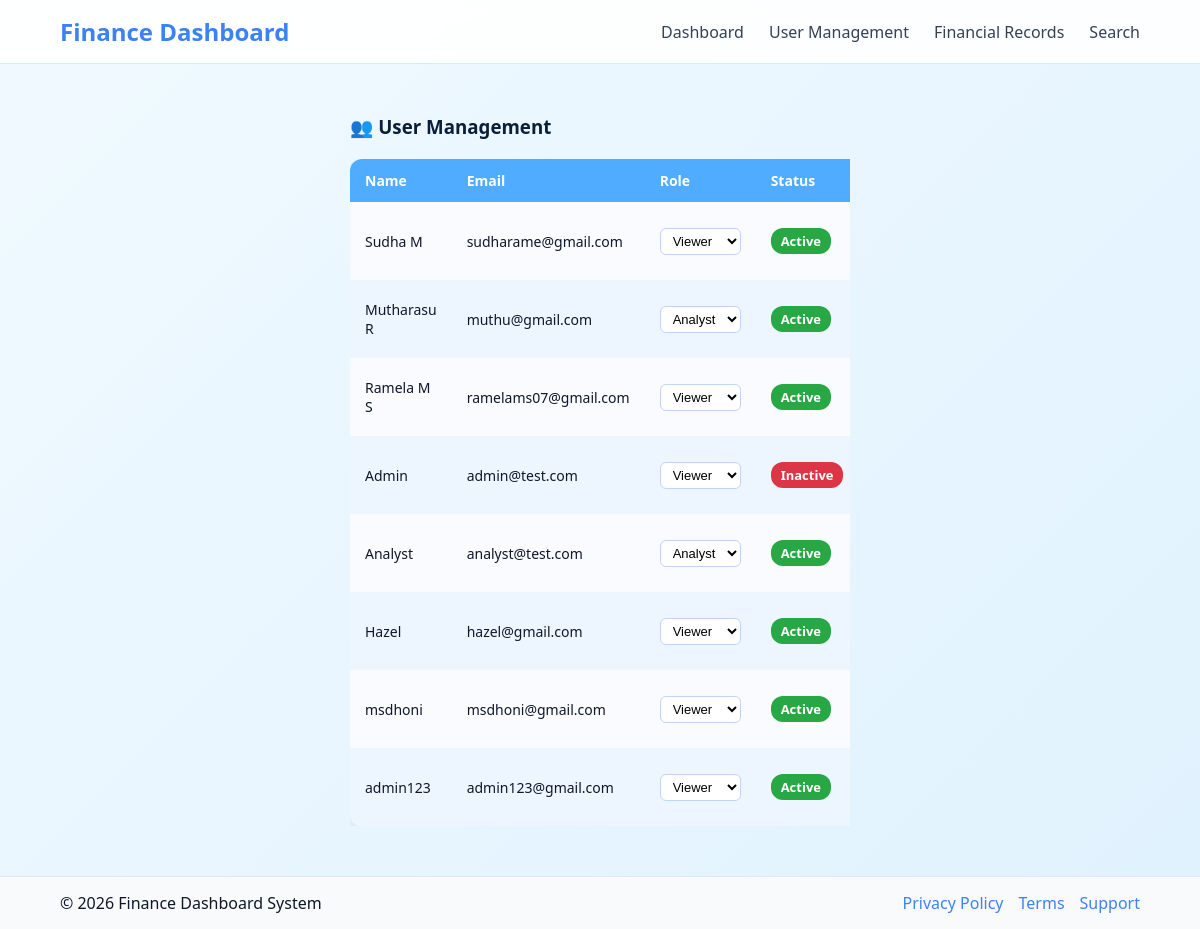
The page /admin/users (signed in) on the database as committed earlier.
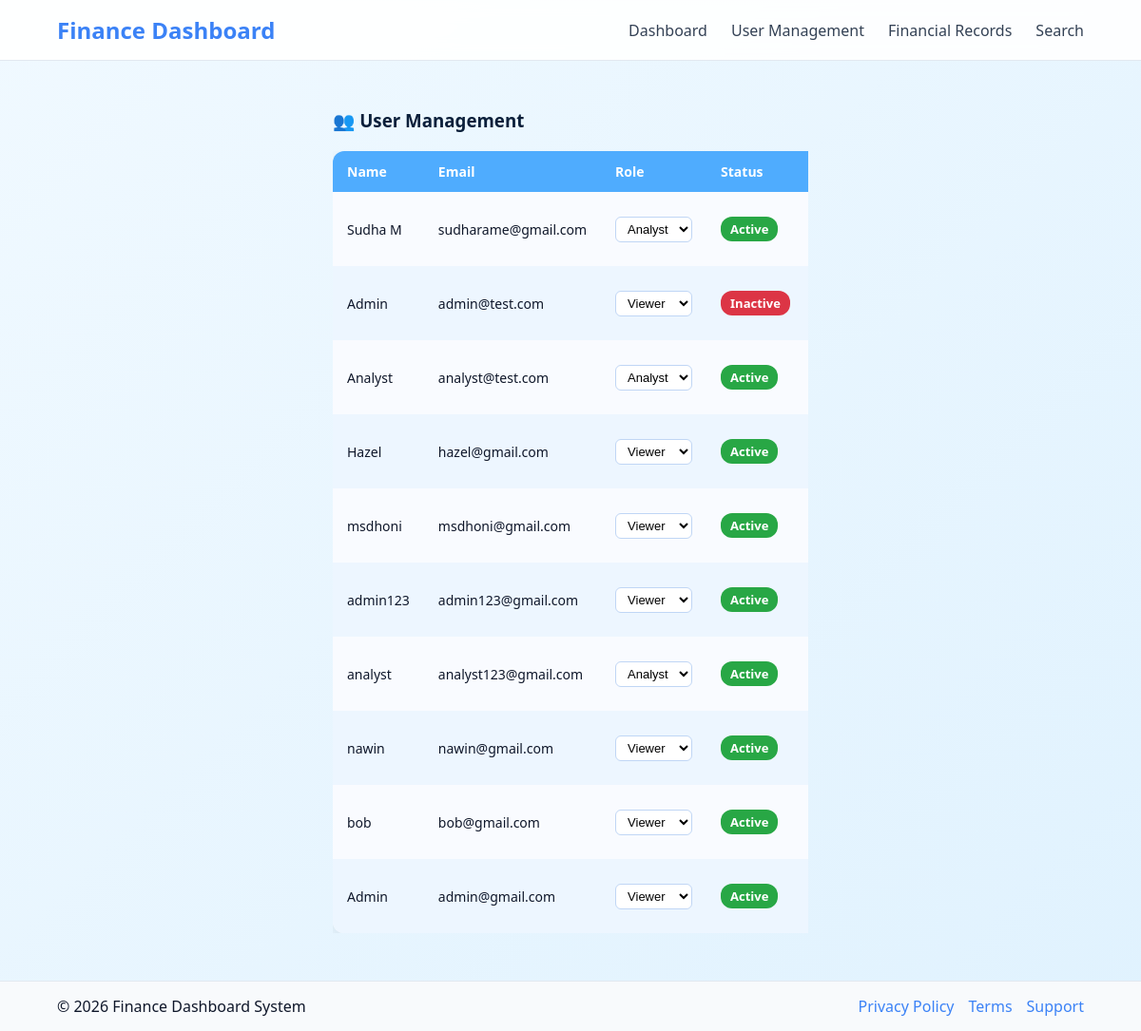
The same page on the database as committed later.
### app/models.py (models this page shows, shortened)
class User(db.Model, UserMixin):
    id = db.Column(db.Integer, primary_key=True)
    name = db.Column(db.String(100), nullable=False)
    email = db.Column(db.String(100), unique=True, nullable=False)
    password = db.Column(db.String(200), nullable=False)
    is_active = db.Column(db.Boolean, default=True)
    role_id = db.Column(db.Integer, db.ForeignKey("role.id"))
    role = db.relationship("Role")
    records = db.relationship("Record", back_populates="user", cascade="all, delete-orphan")

### app/routes.py (the view)
            def decorated(*args, **kwargs):
                if "role" not in session:
                    return redirect(url_for("login"))
                if session["role"] not in allowed_roles:
                    flash("Access denied!", "error")
                    return redirect(url_for("home"))
                return func(*args, **kwargs)

### app/templates/admin_users.html (shortened to what this page needs)
{% extends "base.html" %}
{% block content %}
<div class="user-management-container">
    <h3 class="mb-4">👥 User Management</h3>
    <div class="table-wrapper">
        <table class="styled-table">
            <thead>
                <tr>
                    <th>Name</th>
                    <th>Email</th>
                    <th>Role</th>
                    <th>Status</th>
                    <th>Actions</th>
                </tr>
            </thead>
            <tbody>
                {% for user in users %}
                <tr>
                    <td data-label="Name">{{ user.name }}</td>
                    <td data-label="Email">{{ user.email }}</td>
                    <td data-label="Role">
                        <form action="/admin/change_role/{{ user.id }}" method="POST">
                            <select name="role" class="role-select" onchange="this.form.submit()">
                                <option value="viewer" {% if user.role.name == "viewer" %}selected{% endif %}>Viewer</option>
                                <option value="analyst" {% if user.role.name == "analyst" %}selected{% endif %}>Analyst</option>
                            </select>
                        </form>
                    </td>
                    <td data-label="Status">
                        {% if user.is_active %}
                            <span class="status active">Active</span>
                        {% else %}
                            <span class="status inactive">Inactive</span>
                        {% endif %}
                    </td>
                    <td data-label="Actions">
                    </td>
                </tr>
                {% endfor %}
            </tbody>
        </table>
    </div>
</div>
{% endblock %}

Rows that differ between the two databases and show on the page:
removed User: name "Mutharasu R", email "muthu@gmail.com", role "Analyst", is_active "Active"
removed User: name "Ramela M S", email "ramelams07@gmail.com", is_active "Active"
changed User "Sudha M": role "Viewer" → "Analyst"
added User: name "analyst", email "analyst123@gmail.com", role "Analyst", is_active "Active"
added User: name "nawin", email "nawin@gmail.com", role "Viewer", is_active "Active"
added User: name "bob", email "bob@gmail.com", role "Viewer", is_active "Active"
added User: name "Admin", email "admin@gmail.com", is_active "Active"
